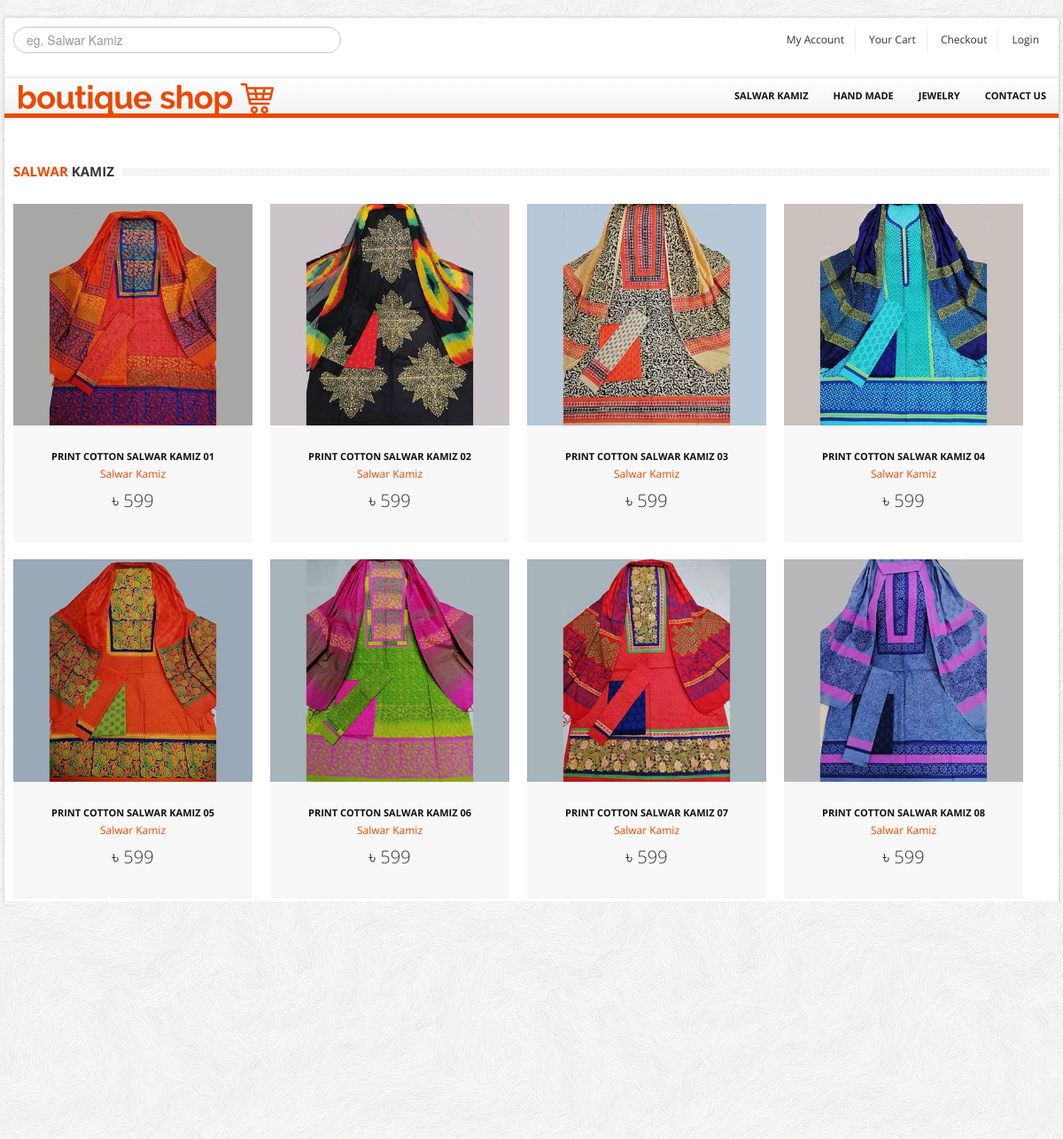
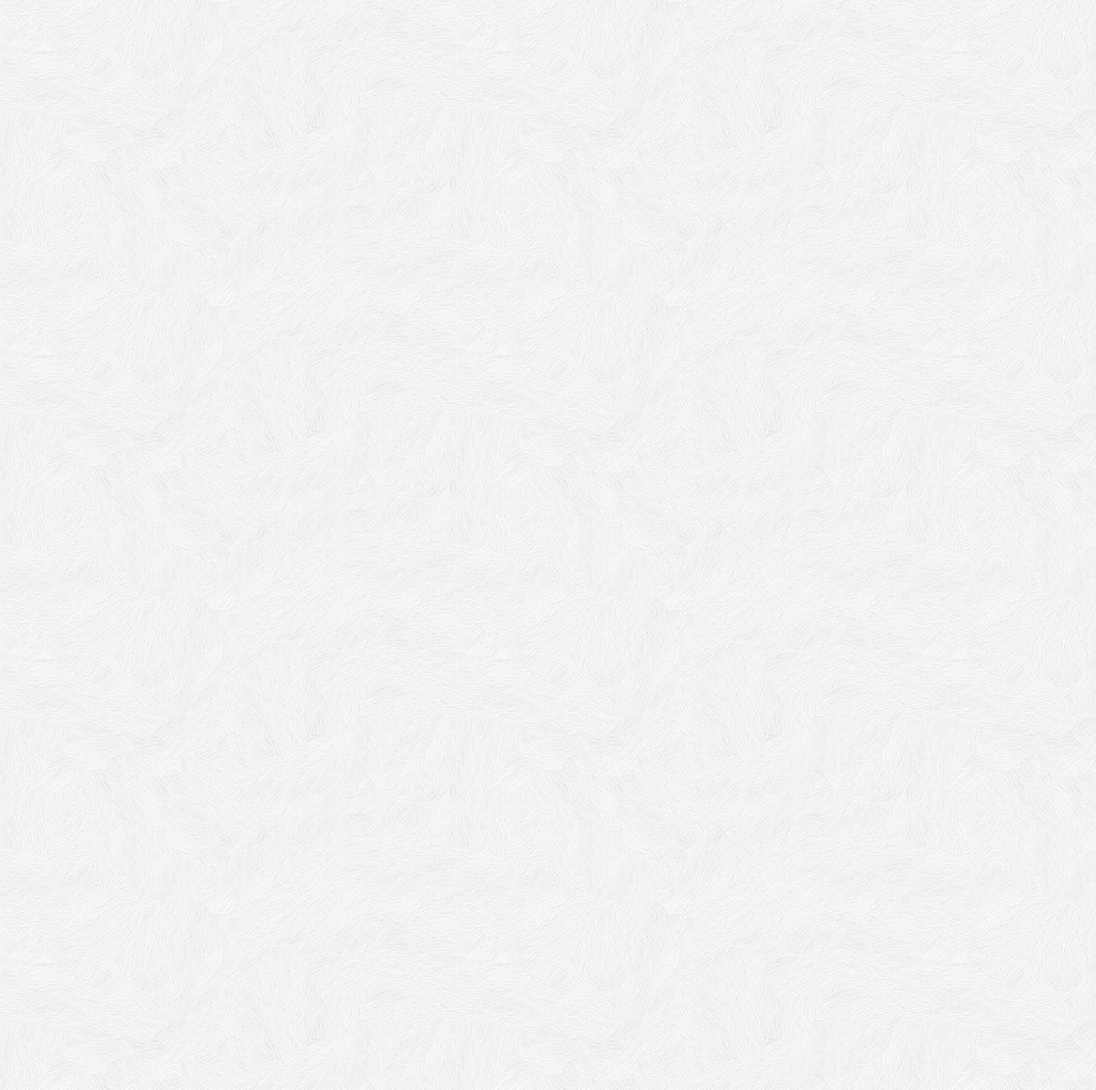
The app's page /salwar_kamiz.php with its own data (2 pictures, top to bottom).
### tables this page shows
CREATE TABLE `product` (
  `id` int(11) NOT NULL,
  `name` varchar(100) NOT NULL,
  `description` text NOT NULL,
  `price` varchar(10) NOT NULL,
  `category` varchar(20) NOT NULL,
  `photo` text NOT NULL
);

### salwar_kamiz.php (the view, shortened to what this page needs)
<?php
	include 'db.php';
    $query              = "SELECT * FROM product WHERE category='Salwar Kamiz'";
    $stmt               = $db->prepare($query);
    $result             = $stmt->execute();
?>
<!DOCTYPE html>
<html lang="en">
	<head>
		<link href="bootstrap/css/bootstrap.min.css" rel="stylesheet">
		<link href="bootstrap/css/bootstrap-responsive.min.css" rel="stylesheet">
		<link href="themes/css/bootstrappage.css" rel="stylesheet"/>
		<link href="themes/css/flexslider.css" rel="stylesheet"/>
		<link href="themes/css/main.css" rel="stylesheet"/>
	</head>
    <body>
		<div id="top-bar" class="container">
			<div class="row">
				<div class="span4" style="color: #000;">
					<form method="get" action="search.php">
						<input type="text" name="search" class="input-block-level search-query" Placeholder="eg. Salwar Kamiz">
					</form>
				</div>
				<div class="span8">
					<div class="account pull-right">
						<ul class="user-menu">
							<li><a href="profile.php">My Account</a></li>
							<li><a href="cart.php">Your Cart</a></li>
							<li><a href="checkout.php">Checkout</a></li>
							<li><a href="register.php">Login</a></li>
						</ul>
					</div>
				</div>
			</div>
		</div>
		<div id="wrapper" class="container">
			<section class="navbar main-menu">
				<div class="navbar-inner main-menu">
					<a href="index.php" class="logo pull-left"><img src="themes/images/logo.png" class="site_logo" alt=""></a>
					<nav id="menu" class="pull-right">
						<ul>
							<li><a href="salwar_kamiz.php">Salwar Kamiz</a></li>
							<li><a href="hand_made.php">Hand Made</a></li>
							<li><a href="jewelry.php">Jewelry</a></li>
							<li><a href="contact.php">Contact Us</a></li>
						</ul>
					</nav>
				</div>
			</section>
			<br><br>
			<section class="main-content">
				<div class="row">
					<div class="span12">
						<div class="row">
							<div class="span12">
								<h4 class="title">
									<span class="pull-left"><span class="text"><span class="line"><strong>Salwar </strong>Kamiz</span></span></span>
								</h4>
								<div class="myCarousel carousel slide">
									<div class="carousel-inner">
										<div class="active item">
											<ul class="thumbnails">									<?php while($row  = $stmt->fetch()){?>
												<li class="span3">
													<div class="product-box">
														<span class="sale_tag"></span>
														<p><a href="product_details.php?pid=<?php echo $row['id'];?>"><img src="admin/assets/product-image/<?php echo $row['photo'];?>" alt="" /></a></p>
														<a href="product_details.php?pid=<?php echo $row['id'];?>" class="title"><?php echo $row['name'];?></a><br/>
														<a href="product_details.php?pid=<?php echo $row['id'];?>" class="category"><?php echo $row['category'];?></a>
														<p class="price">৳ <?php echo $row['price'];?></p>
													</div>
												</li>
												<?php } ?>
											</ul>
										</div>
									</div>
								</div>
							</div>
						</div>
					</div>
				</div>
			</section>
			<section id="footer-bar">
				<div class="row">
					<div class="span3">
						<h4>Navigation</h4>
						<ul class="nav">
							<li><a href="index.php">Homepage</a></li>
							<li><a href="contact.php">Contac Us</a></li>
							<li><a href="register.php">Login</a></li>
						</ul>
					</div>
					<div class="span4">
						<h4>My Account</h4>
						<ul class="nav">
							<li><a href="profile.php">My Account</a></li>
							<li><a href="cart.php">Cart</a></li>
							<li><a href="checkout.php">Checkout</a></li>
						</ul>
					</div>
					<div class="span5">
						<p class="logo"><img src="themes/images/logo.png" class="site_logo" alt=""></p>
						<p>Online Boutique Shop is a differentiated last mile e-commerce solution which provides a platform for MSMEs to offer e-commerce, connection to brands, payments as microfinance, and last-mile fulfillment to the customers...</p>
						<br/>
					</div>
				</div>
			</section>
			<section id="copyright">
				<span>Copyright 2021 - Boutique Shop  All right reserved.</span>
			</section>
		</div>
    </body>
</html>

### themes/css/main.css (style rules this page uses)
body { font-size: 12px; font-family: 'Open Sans', arial, tahoma, sans-serif; background:url(../images/bg.png) repeat 0 0 fixed; }
label, input, button, select, textarea { font-size: 12px; }
ul li a,a { color:#333; outline:0; -webkit-transition: all 0.2s linear; -moz-transition: all 0.2s linear; -o-transition: all 0.2s linear; -ms-transition: all 0.2s linear; transition: all 0.2s linear; }
a { color:#eb4800; }
.myCarousel.carousel { margin-bottom:0; }
#wrapper,#top-bar { background: #fff; margin: 20px auto 20px auto; box-shadow: 0px 0px 4px 0px rgba(0, 0, 0, 0.2); -moz-box-shadow: 0px 0px 4px 0px rgba(0, 0, 0, 0.2); -webkit-box-shadow: 0px 0px 4px 0px rgba(0, 0, 0, 0.2); padding:0px 10px; }
section.homepage-slider, section.navbar, section.google_map, section#footer-bar, section#copyright { margin-left: -10px; margin-right: -10px; }
#top-bar { background-color:#fff; padding:10px; margin: 20px auto -22px auto; -webkit-border-radius: 4px; -moz-border-radius: 4px; border-radius: 4px; }
#top-bar .user-menu { margin: 0; padding: 0; list-style: none; }
#top-bar .user-menu li { display: inline-block; *display: inline; zoom: 1; border-right: 1px solid #eee; padding: 5px 12px; }
#top-bar .user-menu li:last-child { border-right:0; }
section#footer-bar, section#copyright { padding:10px 10px; }
section#footer-bar { margin-top:20px; padding-top:10px; background-color:#242424; border-top:1px solid #ddd; color:#777; }
section#footer-bar p.logo { margin-top:10px; width:120px; }
section#footer-bar a { text-indent:15px; color:#fff; }
section#footer-bar .nav a { background: url(../images/trigger_right.png) no-repeat 5px 7px; }
section#footer-bar h4 { padding: 0; font-size: 16px; color: #fff; font-weight:normal; margin: 10px 0 18px; }
section#copyright { background-color:#111111; color:#fff; font-size:10px; text-transform:uppercase; }
section.navbar { margin-bottom:0; }
.navbar-inner.main-menu { height: 40px; padding-left:10px; padding-right:0; border-right: 0; border-left: 0; border-top: 0; border-bottom:5px solid #eb4800; -webkit-border-radius: 0; -moz-border-radius: 0; border-radius: 0; filter: none; }
.navbar-inner.main-menu a.logo { position:absolute; }
#menu > ul { display: block; margin-left:0; }
#menu > ul > li { list-style: none; float: left; position: relative; margin-right: 0px; }
#menu > ul > li > a { font-size: 11px; color: #111; display: block; text-transform: uppercase; font-weight: bold; text-align: center; padding: 10px 14px; }
.product-box { text-align:center; padding-bottom:15px; position: relative; background-color:#f8f8f8; border-radius: 4px; -moz-border-radius: 4px; -webkit-border-radius: 4px; border-bottom:1px solid #eee; }
.product-box span.sale_tag { background: url(../images/sprites.png) no-repeat scroll 0 0 transparent; height: 54px; position: absolute; width: 55px; z-index: 100; top:0; left:0; }
.product-box img { overflow:hidden; }
.product-box a.title { text-transform:uppercase; color:#111111; display:inline-block; font-weight:bold; font-size:11px; margin:15px 0 0px 0; }
.product-box a.category { color:#eb4800; }
.product-box p.price { font-size:20px; font-weight:300; padding:10px 0; }
h4.title { background: url(../images/line_bar.png) 0 8px repeat-x; padding-bottom:5px; margin-bottom:15px; overflow:hidden; text-transform:uppercase; font-size:15px; min-height:27px; width:100%; }
h4.title strong { color:#eb4800; }
h4.title span.text { background-color:#fff; padding-right:10px; }
._toggleMenu a { color:#fff; text-indent:10px; padding:5px 0; display:block; width:100%; }
._toggleMenu ul > li { text-transform:uppercase; }

### records on screen
product: photo (picture), name "PRINT COTTON SALWAR KAMIZ 01", category "Salwar Kamiz", price "599"
product: photo (picture), name "PRINT COTTON SALWAR KAMIZ 02", category "Salwar Kamiz", price "599"
product: photo (picture), name "PRINT COTTON SALWAR KAMIZ 03", category "Salwar Kamiz", price "599"
product: photo (picture), name "PRINT COTTON SALWAR KAMIZ 04", category "Salwar Kamiz", price "599"
product: photo (picture), name "PRINT COTTON SALWAR KAMIZ 05", category "Salwar Kamiz", price "599"
product: photo (picture), name "PRINT COTTON SALWAR KAMIZ 06", category "Salwar Kamiz", price "599"
product: photo (picture), name "PRINT COTTON SALWAR KAMIZ 07", category "Salwar Kamiz", price "599"
product: photo (picture), name "PRINT COTTON SALWAR KAMIZ 08", category "Salwar Kamiz", price "599"
product: photo (picture), name "COTTON SALWAR KAMIZ 09", category "Salwar Kamiz", price "699"
product: photo (picture), name "COTTON SALWAR KAMIZ 10", category "Salwar Kamiz", price "699"
product: photo (picture), name "COTTON SALWAR KAMIZ 11"
product: photo (picture), name "COTTON SALWAR KAMIZ 12", category "Salwar Kamiz", price "699"
product: photo (picture), name "COTTON SALWAR KAMIZ 13", price "699"
product: photo (picture), name "COTTON SALWAR KAMIZ 14", category "Salwar Kamiz"
product: photo (picture), category "Salwar Kamiz", price "699"
product: photo (picture), name "COTTON SALWAR KAMIZ 16", category "Salwar Kamiz", price "699"
product: photo (picture), name "COTTON SALWAR KAMIZ 17", category "Salwar Kamiz"
product: photo (picture), name "COTTON SALWAR KAMIZ 18", category "Salwar Kamiz", price "699"
